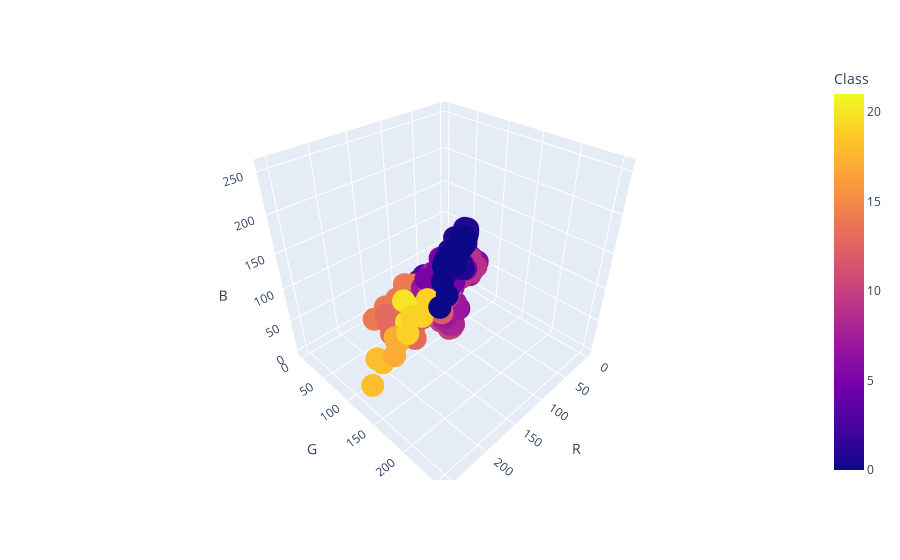

The notebook cell this image was saved under:
### Code cell
px.scatter_3d(
    df.sample(1000), 
    x='R', 
    y='G', 
    z='B',
    color='Class'
)

### Figure 1 — Plotly figure (JSON) as saved in the notebook; plotly's stock layout.template omitted (floating-point values rounded to 4 significant figures; data arrays with more than 128 entries replaced by an {"elided": "..."} marker saying what was removed)
{"data": [{"hovertemplate": "R=%{x}<br>G=%{y}<br>B=%{z}<br>Class=%{marker.color}<extra></extra>", "legendgroup": "", "marker": {"color": {"elided": "1000 int values"}, "coloraxis": "coloraxis", "symbol": "circle"}, "mode": "markers", "name": "", "scene": "scene", "showlegend": false, "type": "scatter3d", "x": {"elided": "1000 int values"}, "y": {"elided": "1000 int values"}, "z": {"elided": "1000 int values"}}], "layout": {"coloraxis": {"colorbar": {"title": {"text": "Class"}}, "colorscale": [[0, "#0d0887"], [0.1111, "#46039f"], [0.2222, "#7201a8"], [0.3333, "#9c179e"], [0.4444, "#bd3786"], [0.5556, "#d8576b"], [0.6667, "#ed7953"], [0.7778, "#fb9f3a"], [0.8889, "#fdca26"], [1, "#f0f921"]]}, "legend": {"tracegroupgap": 0}, "margin": {"t": 60}, "scene": {"domain": {"x": [0, 1], "y": [0, 1]}, "xaxis": {"title": {"text": "R"}}, "yaxis": {"title": {"text": "G"}}, "zaxis": {"title": {"text": "B"}}}}}
